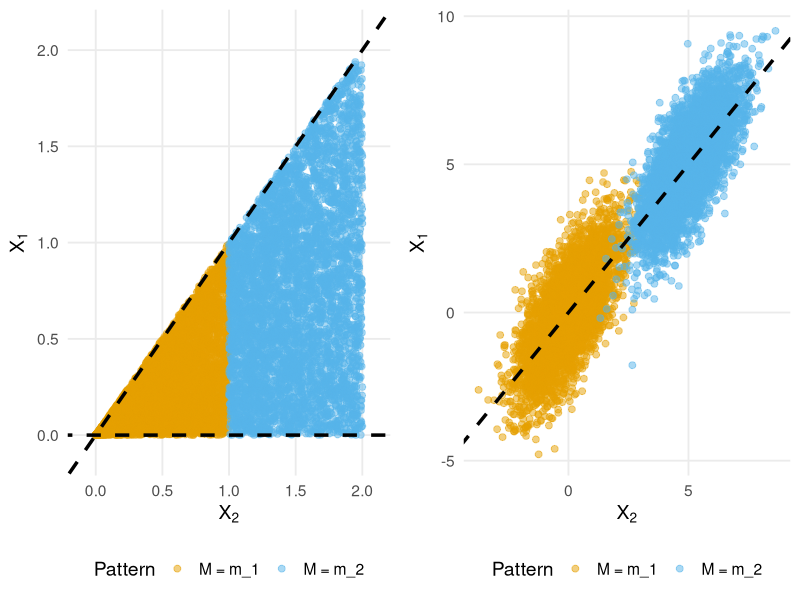

Write the R code that produced this figure.
library(ggplot2)
library(gridExtra)

set.seed(123)

# Number of samples per pattern
n <- 5000

# ===== EXAMPLE 1: Uniform distributions =====
# Pattern m1: X2* ~ U([0,1])
X2_m1 <- runif(n, 0, 1)
# Pattern m2: X2* ~ U([1,2])
X2_m2 <- runif(n, 1, 2)

# Common noise epsilon ~ U([0,1])
epsilon_m1 <- runif(n, 0, 1)
epsilon_m2 <- runif(n, 0, 1)

# X1* = X2* * epsilon, so X1*|X2* ~ U([0, X2*])
X1_m1 <- X2_m1 * epsilon_m1
X1_m2 <- X2_m2 * epsilon_m2

# Create data frame for Example 1
df1 <- data.frame(
  X1 = c(X1_m1, X1_m2),
  X2 = c(X2_m1, X2_m2),
  Pattern = factor(rep(c("M = m_1", "M = m_2"), each = n))
)

# Plot Example 1
p1 <- ggplot(df1, aes(x = X2, y = X1, color = Pattern)) +
  geom_point(alpha = 0.5, size = 2) +
  # Add the conditional relationship line: X1 ranges from 0 to X2
  geom_abline(slope = 1, intercept = 0, linetype = "dashed", 
              color = "black", size = 1.2) +
  geom_abline(slope = 0, intercept = 0, linetype = "dashed", 
              color = "black", size = 1.2) +
  scale_color_manual(values = c("M = m_1" = "#E69F00", "M = m_2" = "#56B4E9")) +
  labs(
    #title = "Example 1: Uniform Distributions",
    #subtitle = "X₁|X₂ ~ U([0, X₂]) is invariant across patterns",
    x = expression(X[2]),
    y = expression(X[1])
  ) +
  theme_minimal(base_size = 14) +
  theme(
    legend.position = "bottom",
    plot.title = element_text(face = "bold"),
    panel.grid.minor = element_blank()
  ) +
  coord_cartesian(xlim = c(-0.1, 2.1), ylim = c(-0.1, 2.1))

# ===== EXAMPLE 2: Gaussian mixture =====
library(MASS)

# Pattern m1: (X1, X2) | M=m1 ~ N(mean1, Sigma1)
mean1 <- c(0, 0)
Sigma1 <- matrix(c(2, 1, 1, 1), nrow = 2)

# Pattern m2: (X1, X2) | M=m2 ~ N(mean2, Sigma2)
mean2 <- c(5, 5)
Sigma2 <- matrix(c(2, 1, 1, 1), nrow = 2)

# Generate samples
samples_m1 <- mvrnorm(n, mu = mean1, Sigma = Sigma1)
samples_m2 <- mvrnorm(n, mu = mean2, Sigma = Sigma2)

# Create data frame for Example 2
df2 <- data.frame(
  X1 = c(samples_m1[, 1], samples_m2[, 1]),
  X2 = c(samples_m1[, 2], samples_m2[, 2]),
  Pattern = factor(rep(c("M = m_1", "M = m_2"), each = n))
)

# Calculate the conditional relationship: X1|X2 for both patterns
# For bivariate normal, the conditional mean is: E[X1|X2] = μ1 + Σ12/Σ22 * (X2 - μ2)
# With our covariance matrix, Σ12 = 1, Σ22 = 1, so slope = 1

# For m1: E[X1|X2] = 0 + 1*(X2 - 0) = X2
# For m2: E[X1|X2] = 5 + 1*(X2 - 5) = X2
# So both have the same conditional relationship: E[X1|X2] = X2

# Plot Example 2
p2 <- ggplot(df2, aes(x = X2, y = X1, color = Pattern)) +
  geom_point(alpha = 0.5, size = 2) +
  # Add the conditional relationship line: E[X1|X2] = X2
  geom_abline(slope = 1, intercept = 0, linetype = "dashed", 
              color = "black", size = 1.2) +
  scale_color_manual(values = c("M = m_1" = "#E69F00", "M = m_2" = "#56B4E9")) +
  labs(
    #title = "Example 2: Gaussian Mixture",
    #subtitle = "E[X₁|X₂] = X₂ is invariant across patterns",
    x = expression(X[2]),
    y = expression(X[1])
  ) +
  theme_minimal(base_size = 14) +
  theme(
    legend.position = "bottom",
    plot.title = element_text(face = "bold"),
    panel.grid.minor = element_blank()
  )

# Combine plots
grid.arrange(p1, p2, ncol = 2)
